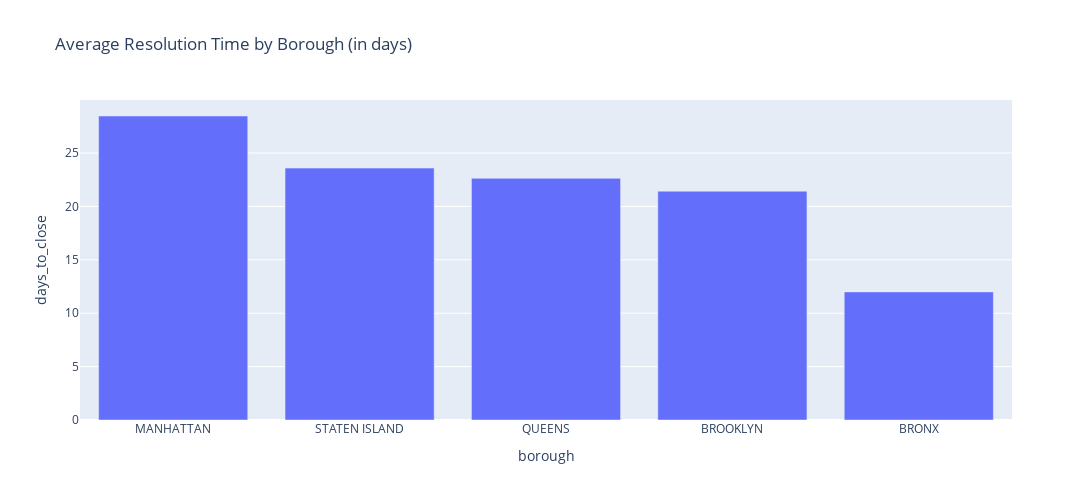

Source (notebook cell):
### Markdown cell above
### resolution time by borough

### Code cell
# Manhattan has the highest average resolution time 

condition = (

    (df['borough'].isin(['MANHATTAN', 'BRONX', 'BROOKLYN', 'QUEENS', 'STATEN ISLAND'])) &
    (df['status']== 'Closed')
)

resolution_time = df[condition].groupby('borough').agg({'days_to_close': 'mean'}).reset_index().sort_values(by='days_to_close', ascending=False)

fig = px.bar(
    resolution_time,
    x='borough',
    y='days_to_close',
    title='Average Resolution Time by Borough (in days)',
)
fig.update_layout(width=1200, height=500)

### Figure 1 — Plotly figure (JSON) as saved in the notebook; plotly's stock layout.template omitted (floating-point values rounded to 4 significant figures)
{"data": [{"hovertemplate": "borough=%{x}<br>days_to_close=%{y}<extra></extra>", "legendgroup": "", "marker": {"color": "#636efa", "pattern": {"shape": ""}}, "name": "", "orientation": "v", "showlegend": false, "textposition": "auto", "type": "bar", "x": ["MANHATTAN", "STATEN ISLAND", "QUEENS", "BROOKLYN", "BRONX"], "xaxis": "x", "y": [28.47, 23.59, 22.63, 21.43, 11.99], "yaxis": "y"}], "layout": {"barmode": "relative", "height": 500, "legend": {"tracegroupgap": 0}, "title": {"text": "Average Resolution Time by Borough (in days)"}, "width": 1200, "xaxis": {"anchor": "y", "domain": [0, 1], "title": {"text": "borough"}}, "yaxis": {"anchor": "x", "domain": [0, 1], "title": {"text": "days_to_close"}}}}
